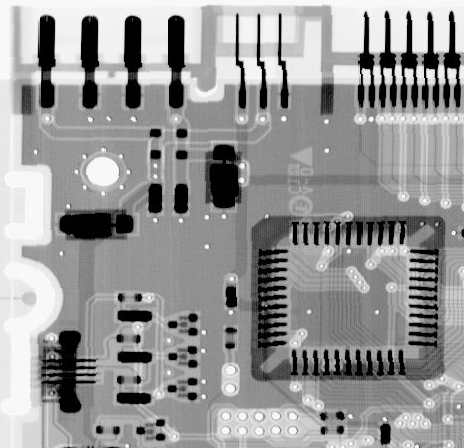
#> input picture image2.tiff, 464 x 448 px
$ python main.py   (older library calls are emulated)
#> lines starting #> are read from the running program, lines starting #| are printed output that depends on the picture
#> in main, input_image is the input picture: shape (448, 464); min 0, max 255, mean 150.8
### noise.py
import numpy as np

def add_sp_noise(image, prob_salt, prob_pepper):
    '''
    Adds Salt and Pepper Noise to a GRAYSCALE image
    Returns:
        (np.array(dtype: uint8)) image array with salt and pepper noise
    Parameters:
        image (np.array(dtype: uint8)) - input grayscale image array
        prob_salt (float) - probability of salt noise
        prob_pepper (float) - probability of pepper noise
    '''
#> called with prob_salt = 0.2, prob_pepper = 0.2
    image_size = image.size # Total No. of pixels
#> image_size = 207872

    #noise_density: Probability that a pixel is corrupted by salt or pepper noise
    noise_density = prob_salt + prob_pepper

    output_image = np.copy(image) # Copy image to keep original image intact

    ## Number of Salt Pixels
    # Number of noisy pixels = noise_density * no. of pixels
    # Number of salt noise pixels = Number of pixels * salt noise probability
    num_salt_pixels = int(np.ceil(image_size * prob_salt))
#> num_salt_pixels = 41575

    ## Number of Pepper Pixels
    # Number of noisy pixels = noise_density * no. of pixels
    # Number of pepper noise pixels = Number of pixels * (noise density - salt noise probability)
    num_pepper_pixels = int(np.ceil(image_size * (noise_density - prob_salt)))
#> num_pepper_pixels = 41575

    ## Add Salt Noise
    # Generate 'num_salt_pixels' number of random coordinates
    # And assign 255 (salt noise) to those coordinates
    coords = [np.random.randint(0, i - 1, num_salt_pixels) for i in image.shape]
    output_image[tuple(coords)] = 255

    ## Add Pepper Noise
    # Generate 'num_pepper_pixels' number of random coordinates
    # And assign 0 (pepper noise) to those coordinates
    coords = [np.random.randint(0, i - 1, num_pepper_pixels) for i in image.shape]
    output_image[tuple(coords)] = 0
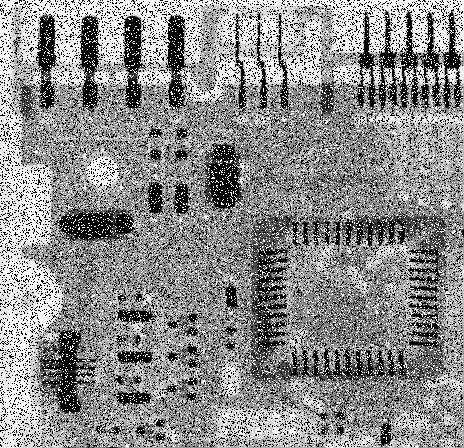
#> output_image: shape (448, 464); min 0, max 255, mean 138.8

    return output_image

### image_filter.py
import numpy as np

def median_filter(image, kernel_order = 3):
    '''
    Applies median filter to image
    Returns:
        (np.array(dtype: uint8)) filtered image array
    Parameters:
        image (np.array(dtype: uint8)) - input grayscale image array
        kernel_order (uint - must be odd) (Default: 3) - the order of kernel window
    '''
    output_image = np.copy(image) # Copy image to keep original image intact

    # Get offset to left or right and up or down of a pixel to be considered as part of filter window
    offset = int(np.floor(kernel_order / 2))

    # Pad the image with edge values
    padded_image = np.pad(output_image, offset, 'edge')

    # Loop over all pixels
    for row, i in enumerate(image):
        for col, j in enumerate(image[1]):
            window = padded_image[row:row + 2*offset + 1, col:col + 2*offset + 1] # Get the window pixels
            sorted_neighbors = np.sort(window.flatten()) # Flatten window pixels into a 1D array and sort them in increasing order
            median_index = int((len(sorted_neighbors) + 1) / 2) # Get the index of the median
            output_image[row][col] = np.array(sorted_neighbors)[median_index - 1] # Assign the median of the window to the central pixel

    return output_image

### compare.py
import numpy as np

def mean_square_error(image1, image2):
	'''
	Returns:
		(float) 'Mean Squared Error' between two images - the sum of the squared difference between the two images
	Parameters:
		image1, image2 (np.array(dtype: uint8)) - NOTE: The two images must have the same dimension
	'''
	err = np.sum((image1.astype("float") - image2.astype("float")) ** 2)
	err /= float(image1.shape[0] * image1.shape[1])

	return err


def image_difference(image1, image2):
	'''
	Returns:
		(np.array(dtype: uint8)) Difference between two images
	Parameters:
		image1, image2 (np.array(dtype: uint8)) - NOTE: The two images must have the same dimension
	'''

	difference = np.abs(np.subtract(image1, image2,dtype=np.float))
	return difference.astype(np.uint8)


def compare_images(image1, image2):
	mse = mean_square_error(image1, image2) # Get the mean square error
	diff = image_difference(image1, image2) # Get the image difference

	return (mse, diff)

### results.py
import matplotlib.pyplot as plt

def add_subplot(figure, plot, title, image, subplot_args):
    '''
    Adds subplots to a figure
    '''
    ax = figure.add_subplot(subplot_args)
    ax.set_title(title)
    plot.imshow(image, cmap = plt.cm.gray)
    plot.axis("off")


def get_results(original_image, noisy_image, restored_image, diff, mse, title, savefile):
    '''
    Plots the given result and saves them to a local directory
    Parameters:
        np.array(dtype: uint8) - original_image, noisy_image, restored_image, diff
        mse, title - Parameters to show in results
        savefile - filepath to which the result is to be saved
    '''
    fig = plt.figure(title, (14 ,14)) # Define a figure
    plt.suptitle("Mean Square Error: %.2f" % mse) # Add MSE to title

    # Plot the images
    add_subplot(fig, plt, "Original Image", original_image, 221)
    add_subplot(fig, plt, "Image with Noise", noisy_image, 222)
    add_subplot(fig, plt, title, restored_image, 223)
    add_subplot(fig, plt, "Difference", diff, 224)

    plt.savefig(savefile)

### main.py
import cv2
import os, datetime

from noise import add_sp_noise
from image_filter import median_filter
from compare import compare_images
from results import get_results

def main():
    input_image = cv2.imread('image2.tiff', cv2.IMREAD_GRAYSCALE) # Read local image in grayscale
    image_with_sp = add_sp_noise(input_image, prob_salt=0.2, prob_pepper=0.2) # Add salt and pepper noise

    cv2.imshow('Original Image', input_image) # Display Original image
    cv2.imshow('Noisy Image', image_with_sp) # Display image with Salt and Pepper Noise

    num_passes=5 # number of passes for filtering

    # Make results directory with timestamp
    timestamp = datetime.datetime.now().strftime('%Y-%m-%d_%H-%M-%S')
    if not os.path.exists('results/'):
        os.mkdir('results/')
    os.mkdir('results/' + timestamp)

    # Carry out median filtering
    for i in range(num_passes):
        if i==0:
            restored_image = median_filter(image_with_sp) # apply filter to noisy image
        else:
            restored_image = median_filter(restored_image) # apply filter to result of previous pass
        mse, diff = compare_images(input_image, restored_image) # compare images to get mean square error and difference

        # Call the get results function with the required data
        get_results(input_image, image_with_sp, restored_image, diff, mse, 'Pass %d'%(i+1), 'results/' + timestamp + '/pass_%d.png'%(i+1))
#> this loop made 5 passes
#> mse on passes 1 to 5: 715.2, 291.6, 253.2, 253.3, 258.1
#> pass 1, in median_filter, `padded_image = np.pad(output_image, offset, 'edge')`:
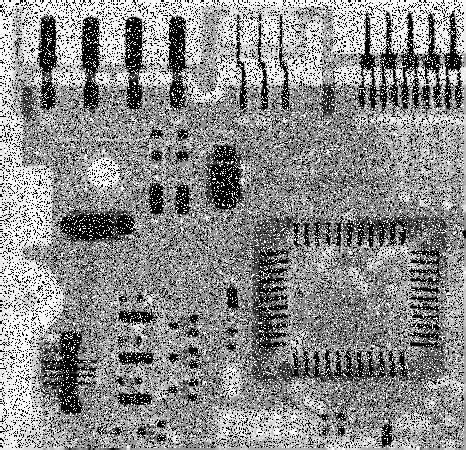
#> padded_image: shape (450, 466); min 0, max 255, mean 139.3
#> pass 1, in main, `restored_image = median_filter(image_with_sp)`:
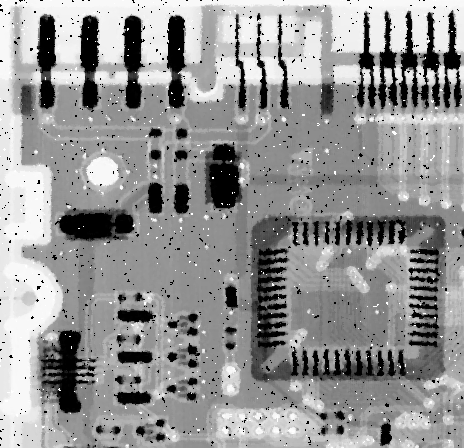
#> restored_image: shape (448, 464); min 0, max 255, mean 148.3
#> pass 1, in image_difference, `difference = np.abs(np.subtract(image1, image2,dtype=np.float))`:
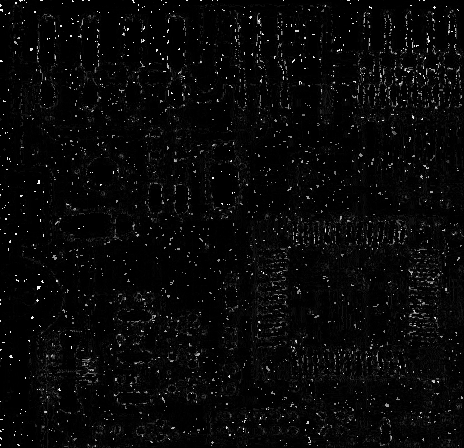
#> difference: shape (448, 464) float64; min 0, max 255, mean 8.2
#> pass 2, in get_results (call 2), `plt.savefig(savefile)`:
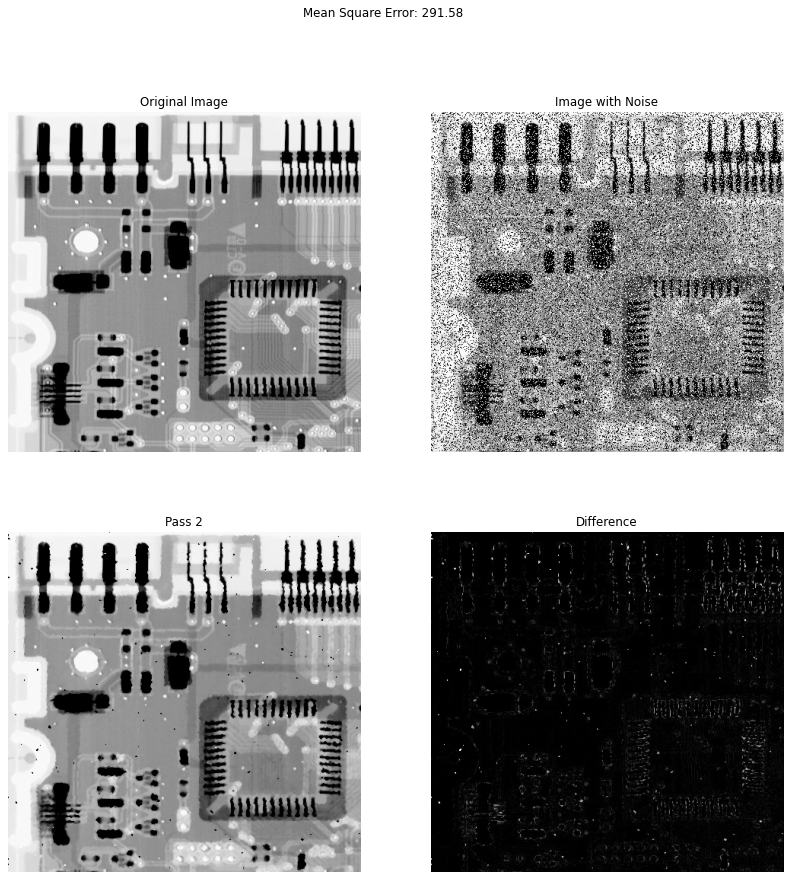
#> figure drawn by matplotlib, 4 panels

    cv2.imshow('Restored: Pass-%d'%num_passes, restored_image) # Display the final restored image
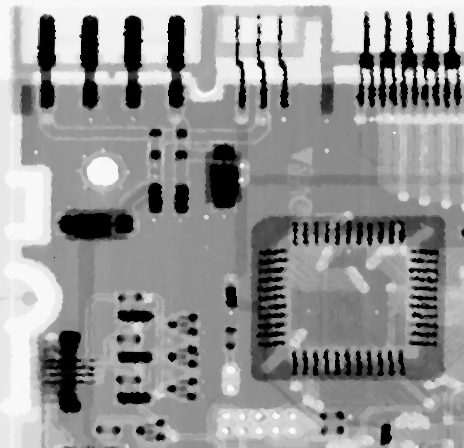
#> window 'Restored: Pass-5': shape (448, 464); min 0, max 255, mean 149.7
    cv2.imshow('Difference', diff) # Display the difference between the original image and final restored image
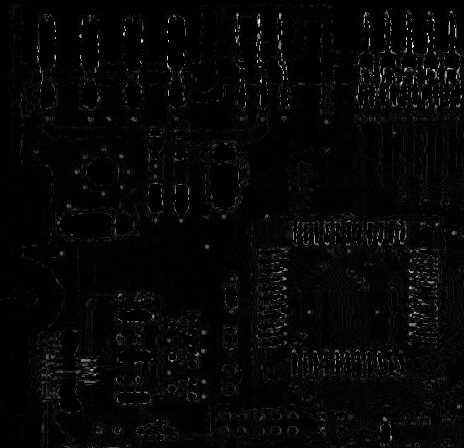
#> window 'Difference': shape (448, 464); min 0, max 238, mean 6.1

    cv2.waitKey(0) # Press any key to terminate window
    cv2.destroyAllWindows() # Terminate all windows to end the program


# Call the main function to start the program
main()
